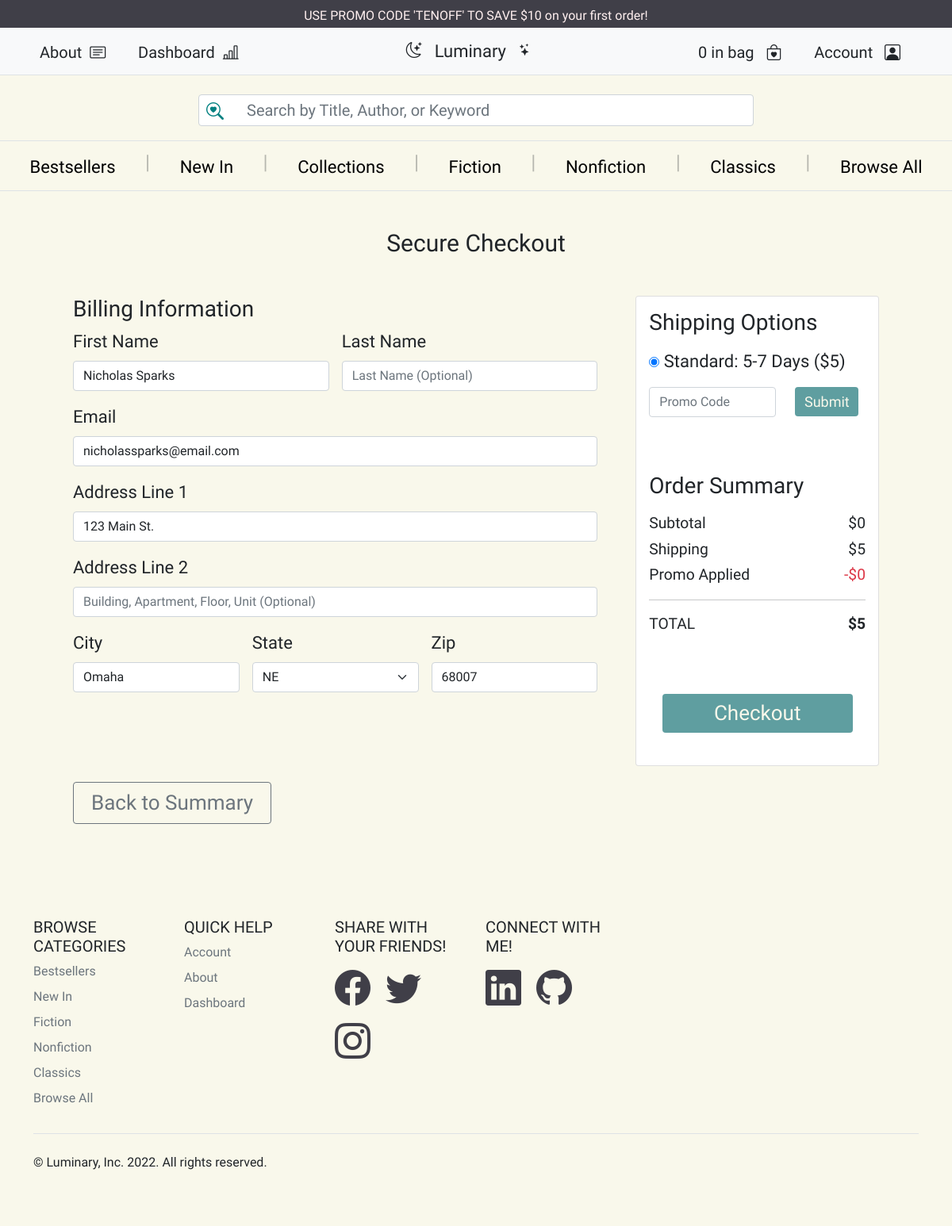
The app's page /bag/checkout.php (signed in) with its own data.
### tables this page shows
CREATE TABLE `Users` (
  `user_id` int(20) NOT NULL,
  `type` int(1) NOT NULL,
  `name` varchar(20) NOT NULL,
  `email` varchar(255) NOT NULL,
  `address` varchar(255) NOT NULL,
  `city` varchar(20) NOT NULL,
  `state` varchar(20) NOT NULL,
  `zip` int(20) NOT NULL,
  `dob` varchar(20) NOT NULL,
  `password` varchar(255) NOT NULL
);

### bag/checkout.php (the view, shortened to what this page needs)
<?php
require_once "../setup/db.connect.php";
if (isset($_COOKIE["user_id"])) {
  $name = $mysqli->query("SELECT name FROM Users WHERE user_id = '" . $_COOKIE["user_id"] . "'");
  $name = $name->fetch_object()->name;
  $email = $mysqli->query("SELECT email FROM Users WHERE user_id = '" . $_COOKIE["user_id"] . "'");
  $email = $email->fetch_object()->email;
  $address = $mysqli->query("SELECT address FROM Users WHERE user_id = '" . $_COOKIE["user_id"] . "'");
  $address = $address->fetch_object()->address;
  $city = $mysqli->query("SELECT city FROM Users WHERE user_id = '" . $_COOKIE["user_id"] . "'");
  $city = $city->fetch_object()->city;
  $state = $mysqli->query("SELECT state FROM Users WHERE user_id = '" . $_COOKIE["user_id"] . "'");
  $state = $state->fetch_object()->state;
  $zip = $mysqli->query("SELECT zip FROM Users WHERE user_id = '" . $_COOKIE["user_id"] . "'");
  $zip = $zip->fetch_object()->zip;
} else {
  $loggedIn = false;
}
?>
<!doctype html>
<html lang="en">
<head>
  <link href="https://cdn.jsdelivr.net/npm/bootstrap@5.1.3/dist/css/bootstrap.min.css" rel="stylesheet">
  <link rel="stylesheet" href="https://cdn.jsdelivr.net/npm/bootstrap-icons@1.8.1/font/bootstrap-icons.css">
  <link rel="stylesheet" href="../style/index.css">
</head>
<body>
  <?php include "../components/navigation.php" ?>
  <br><br>
  </div>
  <div class="container banner" style="position: relative; text-align: center; margin-bottom: 3rem;">
    <h2 style="font-size: 30px">Secure Checkout</h2>
  </div>
  <div class="container" style="width: 65rem">
    <div class="row g-5" style="font-size: 22px;">
      <div class="col-md-7 col-lg-8">
        <h3>Billing Information</h3>
        <form action="checkout.php" method="POST">
          <div class="row g-3">
            <div class="col-6">
              <label for="firstName" class="form-label">First Name</label>
              <input type="text" class="form-control" value="<?= $name ?>" required>
            </div>
            <div class="col-6">
              <label for="firstName" class="form-label">Last Name</label>
              <input type="text" class="form-control" placeholder="Last Name (Optional)" required>
            </div>
            <div class="col-12">
              <label for="email" class="form-label">Email</label>
              <input type="email" class="form-control" id="email" value="<?= $email ?>" required>
            </div>
            <div class="col-12">
              <label for="address" class="form-label">Address Line 1</label>
              <input type="text" class="form-control" id="address" value="<?= $address ?>" required>
            </div>
            <div class="col-12">
              <label for="city" class="form-label">Address Line 2</label>
              <input type="text" class="form-control" id="city" placeholder="Building, Apartment, Floor, Unit (Optional)" required>
            </div>
            <div class="col-4">
              <label for="city" class="form-label">City</label>
              <input type="text" class="form-control" id="city" value="<?= $city ?>" required>
            </div>
            <div class="col-4">
              <label for="state" class="form-label">State</label><br>
              <select class="form-select" id="state" required>
                <option value=""><?php echo $state; ?></option>
              </select>
            </div>
            <div class="col-4">
              <label for="zip" class="form-label">Zip</label>
              <input type="text" class="form-control" id="zip" value="<?= $zip ?>" required>
            </div>
          </div>
        </form>
      </div>
      <div class="col-md-5 col-lg-4 order-md-last">
        <div class="card position-sticky top-0">
          <form action="checkout.php">
            <div class="p-3 bg-light bg-opacity-10" style="font-size: 22px">
              <h3 class="card-title mb-3">Shipping Options</h3>
              <div class="custom-control custom-radio custom-control-inline">
                <input type="radio" id="customRadioInline3" name="shipping" class="custom-control-input" value="3" checked="checked">
                <label class="custom-control-label" for="customRadioInline3">Standard: 5-7 Days ($5)</label>
              </div>
              <div class="row">
                <div class="col-sm">
                  <input type="text" class="form-control" name="promo" placeholder="Promo Code" style="width: 10rem">
                </div>
                <div class="col-sm">
                  <button class="btnstandard" style="width: 5rem; font-size: 18px;" type="submit">Submit</button>
                </div>
              </div>
            </div>
          </form>
          <div style="padding-bottom: 25px;">
            <?php include 'ordersummary.php'; ?>
            <div class="text-center">
              <a href="./payment.php?shipping=<?= $_GET['shipping'] ?>&promo=<?= $_GET['promo'] ?>">
                <button class="btnstandard" style="width: 15rem; font-size: 26px">Checkout</button></a>
            </div>
          </div>
        </div>
      </div>
    </div>
    <div class="col-md-2" style="padding: 20px 0px 70px">
      <a href="./shoppingbag.php"><button class="btn btn-outline-secondary" style="width: 250px; font-size: 26px" type="submit">Back to Summary</button></a>
    </div>
  </div>
</body>
</html>

### style/index.css (style rules this page uses)
body { font-family: 'Anek Tamil', sans-serif; background-color: #F9F8EB; }
a { color: #403F48; }
.btnstandard { border-style: none; border-radius: 0.25rem; padding: 5; color: #F9F8EB; background-color: cadetblue; }
.input-field { width: 100%; margin-top: 1rem; }
.input-icons i { position: absolute; }
.input-icons { width: 100%; margin-bottom: 10px; }
.icon { padding: 10px; min-width: 40px; }
input[type="search"] { padding-left: 2.5rem; }

### records on screen
users: name "Nicholas Sparks", email "nicholassparks@email.com", address "123 Main St.", city "Omaha", state "NE", zip "68007"

### other values on screen
$bagNumber .= ' in bag' "0 in bag"
$total "0"
$shipping "5"
$discount "0"
$total + $shipping - $discount "5"
